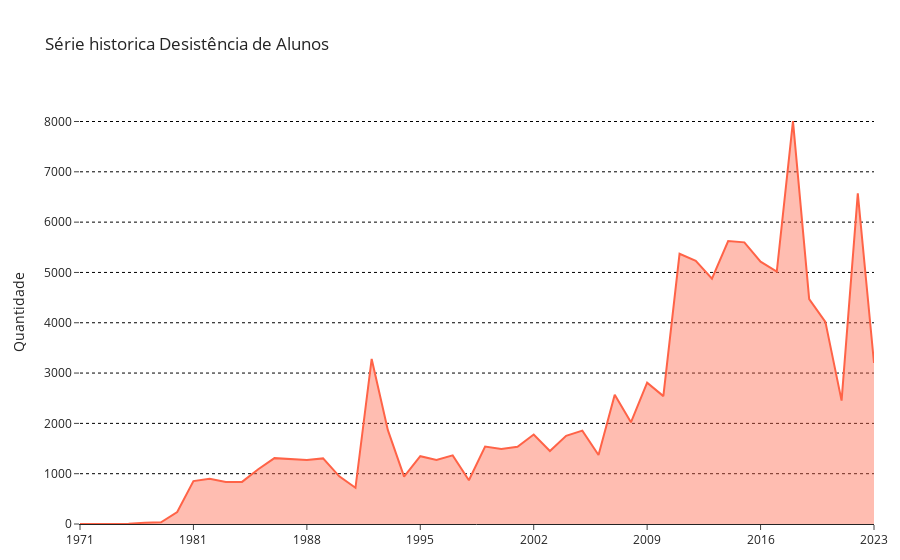

Notebook code cell kept with this figure:
### Code cell
SerieHistoricaDesistenciasPlot(data1).show()

### Figure 1 — Plotly figure (JSON) as saved in the notebook; plotly's stock layout.template omitted (floating-point values rounded to 4 significant figures)
{"data": [{"fill": "tozeroy", "fillcolor": "rgba(255, 99, 71, 0.422)", "hovertemplate": "<b>Ano:%{x}<b><br>Desistencias:%{y}<br><extra></extra>", "marker": {"color": "tomato"}, "type": "scatter", "x": ["1971", "1972", "1974", "1977", "1978", "1979", "1980", "1981", "1982", "1983", "1984", "1985", "1986", "1987", "1988", "1989", "1990", "1991", "1992", "1993", "1994", "1995", "1996", "1997", "1998", "1999", "2000", "2001", "2002", "2003", "2004", "2005", "2006", "2007", "2008", "2009", "2010", "2011", "2012", "2013", "2014", "2015", "2016", "2017", "2018", "2019", "2020", "2021", "2022", "2023"], "y": [1, 2, 1, 3, 27, 33, 239, 852, 898, 833, 837, 1089, 1309, 1289, 1272, 1304, 948, 720, 3280, 1865, 941, 1348, 1271, 1364, 869, 1539, 1493, 1536, 1779, 1450, 1752, 1855, 1371, 2568, 2021, 2810, 2542, 5370, 5229, 4876, 5624, 5598, 5214, 5018, 8006, 4471, 4018, 2452, 6571, 3202]}], "layout": {"hovermode": "x unified", "margin": {"b": 20, "r": 20}, "title": {"text": "Série historica Desistência de Alunos"}, "xaxis": {"nticks": 7}, "yaxis": {"gridcolor": "black", "griddash": "dot", "gridwidth": 1, "linecolor": "white", "showgrid": true, "title": {"text": "Quantidade"}}}}
